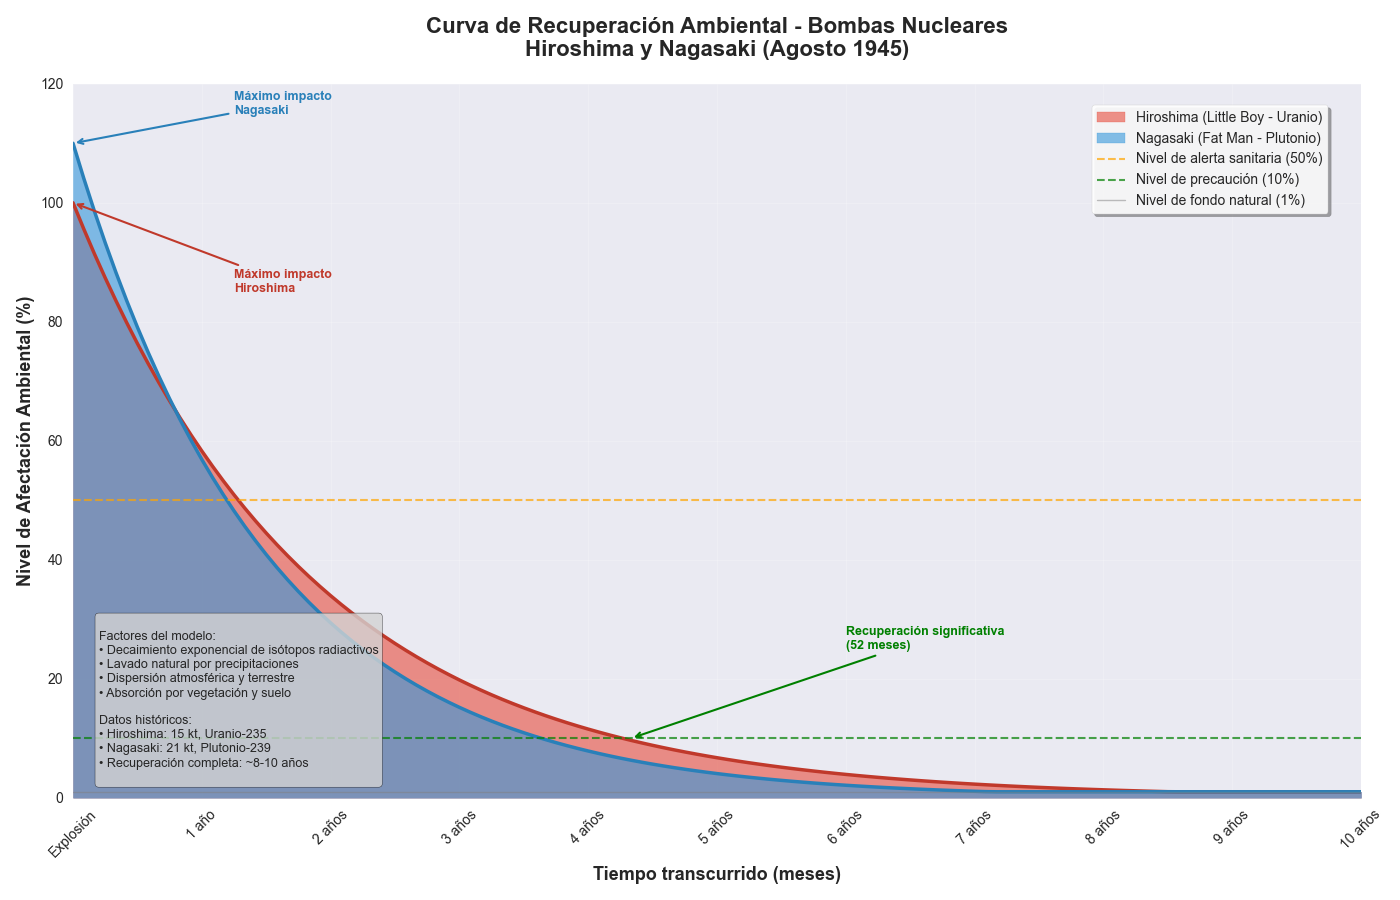

This figure's Python source:
import matplotlib.pyplot as plt
import numpy as np
import matplotlib.dates as mdates
from datetime import datetime, timedelta

# Configuración del estilo
plt.style.use('seaborn-v0_8')
plt.rcParams['figure.figsize'] = (12, 8)
plt.rcParams['font.size'] = 11

# Crear datos temporales (0 a 120 meses = 10 años)
tiempo_meses = np.arange(0, 121, 1)

# Función de decaimiento exponencial para radiación
def calcular_impacto(tiempo, factor_decaimiento, nivel_inicial):
    """
    Calcula el nivel de impacto ambiental basado en decaimiento exponencial
    
    tiempo: tiempo en meses desde la explosión
    factor_decaimiento: tasa de decaimiento (mayor valor = decaimiento más rápido)
    nivel_inicial: nivel de radiación inicial (%)
    """
    return np.maximum(1, nivel_inicial * np.exp(-factor_decaimiento * tiempo))

# Parámetros basados en datos históricos y científicos
# Hiroshima (Little Boy - Uranio-235)
hiroshima_inicial = 100
hiroshima_decaimiento = 0.045  # Decaimiento más lento

# Nagasaki (Fat Man - Plutonio-239)  
nagasaki_inicial = 110  # Mayor potencia inicial
nagasaki_decaimiento = 0.055  # Decaimiento más rápido

# Calcular los datos de impacto
hiroshima_data = calcular_impacto(tiempo_meses, hiroshima_decaimiento, hiroshima_inicial)
nagasaki_data = calcular_impacto(tiempo_meses, nagasaki_decaimiento, nagasaki_inicial)

# Crear el gráfico
fig, ax = plt.subplots(figsize=(14, 9))

# Gráfico de área para Hiroshima
ax.fill_between(tiempo_meses, hiroshima_data, alpha=0.6, 
                color='#e74c3c', label='Hiroshima (Little Boy - Uranio)')

# Gráfico de área para Nagasaki
ax.fill_between(tiempo_meses, nagasaki_data, alpha=0.6, 
                color='#3498db', label='Nagasaki (Fat Man - Plutonio)')

# Líneas de contorno
ax.plot(tiempo_meses, hiroshima_data, color='#c0392b', linewidth=2.5)
ax.plot(tiempo_meses, nagasaki_data, color='#2980b9', linewidth=2.5)

# Líneas de referencia importantes
ax.axhline(y=50, color='orange', linestyle='--', alpha=0.7, linewidth=1.5, 
           label='Nivel de alerta sanitaria (50%)')
ax.axhline(y=10, color='green', linestyle='--', alpha=0.7, linewidth=1.5, 
           label='Nivel de precaución (10%)')
ax.axhline(y=1, color='gray', linestyle='-', alpha=0.5, linewidth=1, 
           label='Nivel de fondo natural (1%)')

# Configuración del gráfico
ax.set_xlabel('Tiempo transcurrido (meses)', fontsize=13, fontweight='bold')
ax.set_ylabel('Nivel de Afectación Ambiental (%)', fontsize=13, fontweight='bold')
ax.set_title('Curva de Recuperación Ambiental - Bombas Nucleares\nHiroshima y Nagasaki (Agosto 1945)', 
             fontsize=16, fontweight='bold', pad=20)

# Configurar escalas
ax.set_xlim(0, 120)
ax.set_ylim(0, 120)

# Configurar ticks del eje x
x_ticks = np.arange(0, 121, 12)  # Cada año
x_labels = ['Explosión'] + [f'{int(x/12)} año{"s" if x/12 > 1 else ""}' for x in x_ticks[1:]]
ax.set_xticks(x_ticks)
ax.set_xticklabels(x_labels, rotation=45)

# Agregar grid
ax.grid(True, alpha=0.3, linestyle='-', linewidth=0.5)
ax.set_axisbelow(True)

# Configurar leyenda
legend = ax.legend(loc='upper right', frameon=True, fancybox=True, shadow=True, 
                   fontsize=10, bbox_to_anchor=(0.98, 0.98))
legend.get_frame().set_facecolor('white')
legend.get_frame().set_alpha(0.9)

# Añadir anotaciones importantes
# Punto de máximo impacto Hiroshima
ax.annotate('Máximo impacto\nHiroshima', 
            xy=(0, hiroshima_inicial), xytext=(15, hiroshima_inicial-15),
            arrowprops=dict(arrowstyle='->', color='#c0392b', lw=1.5),
            fontsize=9, ha='left', color='#c0392b', fontweight='bold')

# Punto de máximo impacto Nagasaki
ax.annotate('Máximo impacto\nNagasaki', 
            xy=(0, nagasaki_inicial), xytext=(15, nagasaki_inicial+5),
            arrowprops=dict(arrowstyle='->', color='#2980b9', lw=1.5),
            fontsize=9, ha='left', color='#2980b9', fontweight='bold')

# Punto de recuperación (cuando llegan al 10%)
hiroshima_recovery = np.where(hiroshima_data <= 10)[0]
nagasaki_recovery = np.where(nagasaki_data <= 10)[0]

if len(hiroshima_recovery) > 0:
    recovery_month_h = hiroshima_recovery[0]
    ax.annotate(f'Recuperación significativa\n({recovery_month_h} meses)', 
                xy=(recovery_month_h, 10), xytext=(recovery_month_h+20, 25),
                arrowprops=dict(arrowstyle='->', color='green', lw=1.5),
                fontsize=9, ha='left', color='green', fontweight='bold')

# Agregar información técnica como texto
info_text = """
Factores del modelo:
• Decaimiento exponencial de isótopos radiactivos
• Lavado natural por precipitaciones
• Dispersión atmosférica y terrestre
• Absorción por vegetación y suelo

Datos históricos:
• Hiroshima: 15 kt, Uranio-235
• Nagasaki: 21 kt, Plutonio-239
• Recuperación completa: ~8-10 años
"""

ax.text(0.02, 0.02, info_text, transform=ax.transAxes, fontsize=9,
        verticalalignment='bottom', bbox=dict(boxstyle='round', 
        facecolor='lightgray', alpha=0.8))

# Ajustar layout
plt.tight_layout()

# Función para crear gráfico comparativo
def crear_grafico_comparativo():
    """Crear un segundo gráfico con vista comparativa"""
    fig2, (ax1, ax2) = plt.subplots(1, 2, figsize=(16, 6))
    
    # Gráfico individual Hiroshima
    ax1.fill_between(tiempo_meses, hiroshima_data, alpha=0.7, color='#e74c3c')
    ax1.plot(tiempo_meses, hiroshima_data, color='#c0392b', linewidth=2)
    ax1.set_title('Hiroshima\n(Little Boy - Uranio-235)', fontweight='bold')
    ax1.set_xlabel('Meses')
    ax1.set_ylabel('Nivel de Afectación (%)')
    ax1.grid(True, alpha=0.3)
    ax1.set_ylim(0, 120)
    
    # Gráfico individual Nagasaki
    ax2.fill_between(tiempo_meses, nagasaki_data, alpha=0.7, color='#3498db')
    ax2.plot(tiempo_meses, nagasaki_data, color='#2980b9', linewidth=2)
    ax2.set_title('Nagasaki\n(Fat Man - Plutonio-239)', fontweight='bold')
    ax2.set_xlabel('Meses')
    ax2.set_ylabel('Nivel de Afectación (%)')
    ax2.grid(True, alpha=0.3)
    ax2.set_ylim(0, 120)
    
    plt.tight_layout()
    return fig2

# Función para guardar los gráficos
def guardar_graficos():
    """Guardar los gráficos en diferentes formatos"""
    plt.figure(1)  # Gráfico principal
    plt.savefig('impacto_nuclear_combinado.png', dpi=300, bbox_inches='tight')
    plt.savefig('impacto_nuclear_combinado.pdf', bbox_inches='tight')
    
    fig2 = crear_grafico_comparativo()
    fig2.savefig('impacto_nuclear_comparativo.png', dpi=300, bbox_inches='tight')
    
    print("Gráficos guardados exitosamente:")
    print("- impacto_nuclear_combinado.png/pdf")
    print("- impacto_nuclear_comparativo.png")

# Función para mostrar estadísticas
def mostrar_estadisticas():
    """Mostrar estadísticas clave del impacto"""
    print("\n" + "="*50)
    print("ESTADÍSTICAS DEL IMPACTO AMBIENTAL")
    print("="*50)
    
    # Tiempo para llegar al 50%
    h_50 = np.where(hiroshima_data <= 50)[0]
    n_50 = np.where(nagasaki_data <= 50)[0]
    
    print(f"Tiempo para reducir al 50%:")
    print(f"  Hiroshima: {h_50[0] if len(h_50) > 0 else 'N/A'} meses")
    print(f"  Nagasaki:  {n_50[0] if len(n_50) > 0 else 'N/A'} meses")
    
    # Tiempo para llegar al 10%
    h_10 = np.where(hiroshima_data <= 10)[0]
    n_10 = np.where(nagasaki_data <= 10)[0]
    
    print(f"\nTiempo para reducir al 10%:")
    print(f"  Hiroshima: {h_10[0] if len(h_10) > 0 else 'N/A'} meses ({h_10[0]/12:.1f} años)")
    print(f"  Nagasaki:  {n_10[0] if len(n_10) > 0 else 'N/A'} meses ({n_10[0]/12:.1f} años)")
    
    print(f"\nNivel final (120 meses):")
    print(f"  Hiroshima: {hiroshima_data[-1]:.2f}%")
    print(f"  Nagasaki:  {nagasaki_data[-1]:.2f}%")

# Mostrar el gráfico principal
plt.show()

# Ejecutar funciones adicionales
mostrar_estadisticas()

# Descomentar para guardar los gráficos
# guardar_graficos()

# Descomentar para mostrar gráfico comparativo
# crear_grafico_comparativo()
# plt.show()
